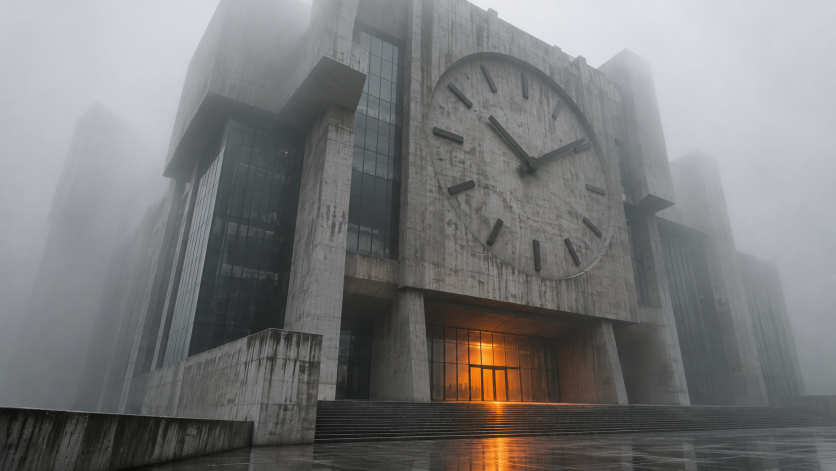
#> input picture what-if-life-as-currency/assets/scenes/img1-time-bank.jpg, 1672 x 941 px (shown at 1/2 size)
$ python -i build.py   (imports and definitions only)
#> lines starting #> are read from the running program, lines starting #| are printed output that depends on the picture
#!/usr/bin/env python3
"""Build the standalone, offline deck.

Reads  src/deck.html  and writes  dist/what-if-life-as-currency.html  with
every font and image inlined, so the file works with no internet.

For each scene referenced in the template as {{IMG:<name>:<layer>}} it makes:
  sharp  the photo, extended 15% on every side with mirrored edges, so the
         camera can pull back below 100% during transitions without gaps
  blur   a radial zoom blur centred on the scene's focus point (motion blur
         shown at the camera's peak speed)
  lit    the photo with its own warm light boosted (screen-composite of a
         blurred map of the orange pixels). Cross-fading sharp -> lit is
         exactly a screen blend at that opacity, without a blend mode.
  dark   (optional) blurred and darkened version, for data slides

Focus points come from the template: data-scene="name" data-focus="fx fy".
"""
import base64
import io
import re
import sys
from pathlib import Path

import numpy as np
from PIL import Image, ImageFilter

ROOT = Path(__file__).resolve().parent
SRC = ROOT / "src" / "deck.html"
OUT = ROOT / "dist" / "what-if-life-as-currency.html"
SCENES = ROOT / "assets" / "scenes"
FONTS = ROOT / "assets" / "fonts"
EXT = 0.15  # mirrored margin on each side, as a fraction of the frame


def b64(data: bytes, mime: str) -> str:
    return f"data:{mime};base64," + base64.b64encode(data).decode("ascii")


# [32 lines left out: functions jpeg, extend, focus_px, zoom_blur, not called in this run]


def smooth(a, b, x):
    t = np.clip((x - a) / (b - a), 0, 1)
    return t * t * (3 - 2 * t)


def glow_map(img: Image.Image, strength=1.0, box=None) -> Image.Image:
    """box: (x0, y0, x1, y1) in img pixels; only light inside it is boosted."""
    a = np.asarray(img, np.float32) / 255
    r, g, b = a[..., 0], a[..., 1], a[..., 2]
    mx, mn = a.max(-1), a.min(-1)
    sat = np.where(mx > 0, (mx - mn) / np.maximum(mx, 1e-6), 0)
    # warm orange: red dominant, green in between, blue low
    hue_ok = smooth(0.05, 0.25, r - b) * smooth(0.0, 0.08, r - g) * smooth(-0.02, 0.1, g - b)
    mask = hue_ok * smooth(0.35, 0.65, sat) * smooth(0.42, 0.85, mx)
    if box:
        yy, xx = np.mgrid[0:a.shape[0], 0:a.shape[1]]
        f = 10
        mask = mask * smooth(box[0] - f, box[0] + f, xx) * (1 - smooth(box[2] - f, box[2] + f, xx)) \
                    * smooth(box[1] - f, box[1] + f, yy) * (1 - smooth(box[3] - f, box[3] + f, yy))
    src = Image.fromarray(np.clip(a * mask[..., None] * 255, 0, 255).astype(np.uint8))
    tight = np.asarray(src.filter(ImageFilter.GaussianBlur(3)), np.float32)
    wide = np.asarray(src.filter(ImageFilter.GaussianBlur(18)), np.float32)
    out = (tight * 0.9 + wide * 1.6) * strength
    out[out < 3] = 0
    return Image.fromarray(np.clip(out, 0, 255).astype(np.uint8))


def dark_variant(img: Image.Image, level=0.3) -> Image.Image:
    a = img.filter(ImageFilter.GaussianBlur(10))
    return Image.fromarray(np.clip(np.asarray(a, np.float32) * level, 0, 255).astype(np.uint8))


# [79 lines left out: functions build_scene, main, not called in this run]


# [2 lines not run here, left out]

>>> import cv2
>>> picture = cv2.imread('assets/scenes/img1-time-bank.jpg', cv2.IMREAD_GRAYSCALE)
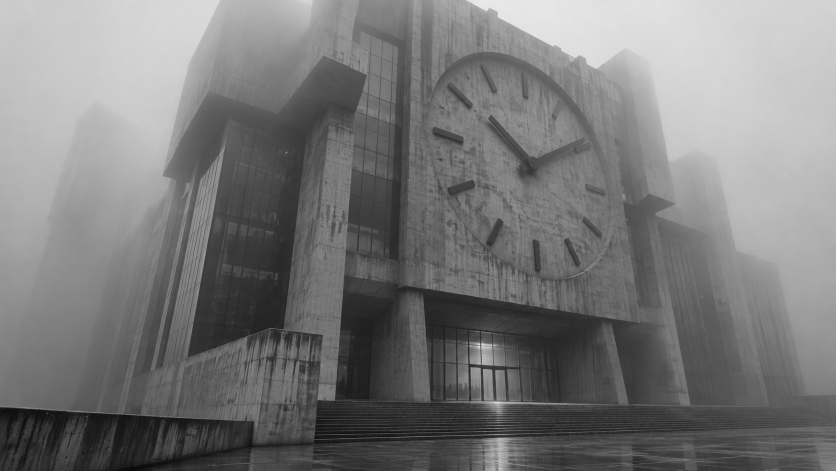
#> picture: shape (941, 1672) (shown at 1/2 size); min 6, max 239, mean 120.6
>>> result = glow_map(picture)
#> in glow_map, `r, g, b = a[..., 0], a[..., 1], a[..., 2]`: r = 941 values, max 0.8 at index 20, min 0.0745 at index 818, mean 0.584; g = 941 values, max 0.8 at index 20, min 0.0745 at index 821, mean 0.583; b = 941 values, max 0.8 at index 20, min 0.0706 at index 829, mean 0.583
#> in glow_map, `mx, mn = a.max(-1), a.min(-1)`: mx = 941 values, max 0.937 at index 18, min 0.408 at index 865, mean 0.733; mn = 941 values, max 0.533 at index 0, min 0.0235 at index 877, mean 0.191
#> in glow_map, `sat = np.where(mx > 0, (mx - mn) / np.maximum(mx, 1e-6), 0)`: sat = 941 values, max 0.967 at index 877, min 0.416 at index 0, mean 0.752
#> in smooth, `t = np.clip((x - a) / (b - a), 0, 1)`: t = 941 values, max 0.0049 at index 856, min 0 at index 0, mean 5.21e-06
#> in glow_map, `hue_ok = smooth(0.05, 0.25, r - b) * smooth(0.0, 0.08, r - g) * smooth..`: hue_ok = 941 values, max 5.18e-06 at index 856, min 0 at index 0, mean 5.5e-09
#> in glow_map, `mask = hue_ok * smooth(0.35, 0.65, sat) * smooth(0.42, 0.85, mx)`: mask = 941 values, max 3.29e-06 at index 856, min 0 at index 0, mean 3.5e-09
#> in glow_map, `src = Image.fromarray(np.clip(a * mask[..., None] * 255, 0, 255).astyp..`: src: PIL image 1672x941 L; every value is 0
#> in glow_map, `tight = np.asarray(src.filter(ImageFilter.GaussianBlur(3)), np.float32)`: tight: shape (941, 1672) float32; every value is 0
